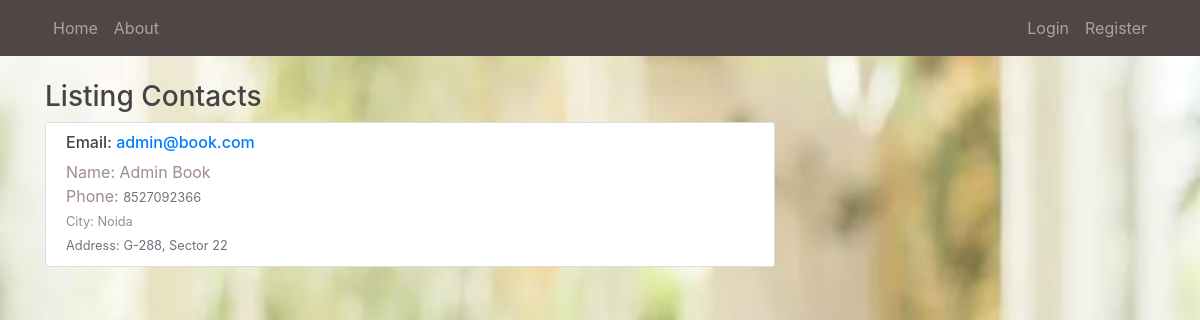
The app's page /home/search_contact/admin@book.com with its own data.
### contactbook/models.py (models this page shows, shortened)
class Contact(db.Model):
    id = db.Column(db.Integer, primary_key=True)
    name = db.Column(db.String, nullable=False)
    phone = db.Column(db.Integer, nullable=False)
    email = db.Column(db.String(20), nullable=False)
    city = db.Column(db.String, nullable=False)
    address = db.Column(db.String, nullable=False)
    user_id = db.Column(db.Integer, db.ForeignKey('user.id'), nullable=False)

### contactbook/routes.py (the view)
@app.route('/home/search_contact/<string:email>')
def search_contact(email):
    contacts = Contact.query.filter_by(email=email)
    if contacts.count() > 0:
        return render_template('home.html', contacts=contacts, title='Contacts',new_heading = 'Listing Contacts')
    else:
        return render_template('home.html',title='No contact', new_heading='No contact found searched email')

### contactbook/templates/home.html
{% extends 'layout.html' %}
{% block content %}
    <h3>{{ new_heading }}</h3>
    {% for contact in contacts %}
        <article class="media content-section">
            <div class="media-body">
              <div class="article-metadata">
                <h6>Email: <a href="{{ url_for('contact', contact_id=contact.id) }}">{{ contact.email }}</a></h6>
                <span>Name: </span>
                <a class="mr-2" >{{ contact.name }}</a><br>
                <span>Phone: </span>
                <small class="text-muted">{{ contact.phone}}</small>
              </div>
                <small>City: {{ contact.city }}</small> <br>
                <small class="text-muted">Address: {{ contact.address }}</small>
            </div>
        </article>
    {% endfor %}
{% endblock content %}

### contactbook/static/main.css (style rules this page uses)
body { background: #fafafa; color: #9e8c8c; margin-top: 5rem; background-image: url('background.jpg'); background-repeat: no-repeat; background-attachment: fixed; background-size: 100% 100%; }
h1, h2, h3, h4, h5, h6 { color: #444444; }
.content-section { background: #ffffff; padding: 10px 20px; border: 1px solid #dddddd; border-radius: 3px; margin-bottom: 20px; }

### records on screen
Contact: email "admin@book.com", name "Admin Book", phone "8527092366", city "Noida", address "G-288, Sector 22"

### other values on screen
{{ new_heading }} "Listing Contacts"
